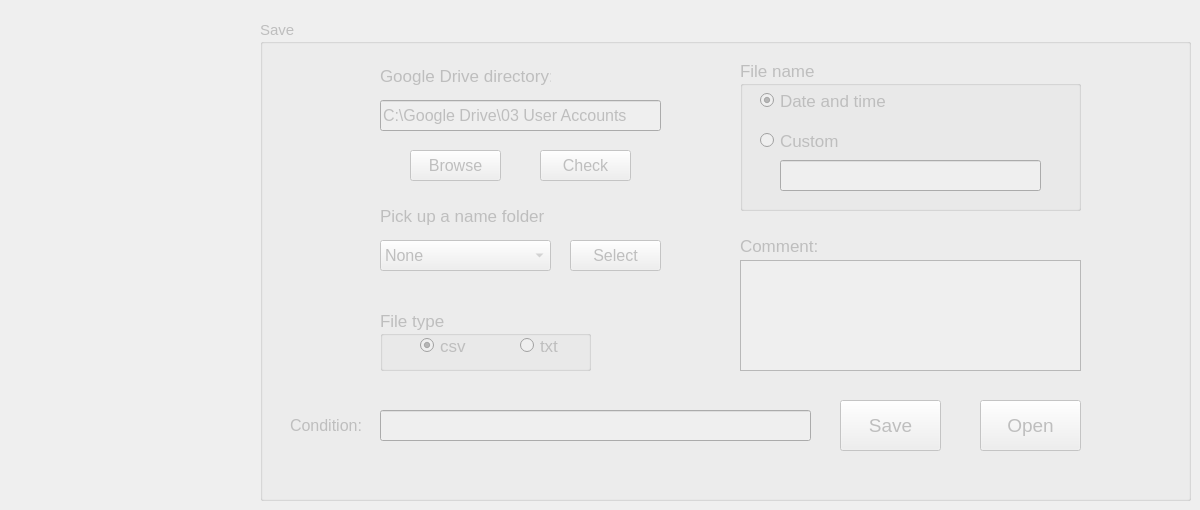
          <widget class="QWidget" name="tab_5">
           <attribute name="title">
            <string>Save Data</string>
           </attribute>
           <widget class="QGroupBox" name="groupBox_save">
            <property name="enabled">
             <bool>false</bool>
            </property>
            <property name="geometry">
             <rect>
              <x>260</x>
              <y>20</y>
              <width>931</width>
              <height>481</height>
             </rect>
            </property>
            <property name="font">
             <font>
              <pointsize>11</pointsize>
             </font>
            </property>
            <property name="title">
             <string>Save</string>
            </property>
            <widget class="QLabel" name="label_21">
             <property name="geometry">
              <rect>
               <x>120</x>
               <y>40</y>
               <width>171</width>
               <height>31</height>
              </rect>
             </property>
             <property name="font">
              <font>
               <pointsize>13</pointsize>
              </font>
             </property>
             <property name="text">
              <string>Google Drive directory:</string>
             </property>
            </widget>
            <widget class="QLineEdit" name="lineEdit_GoogleDrive">
             <property name="geometry">
              <rect>
               <x>120</x>
               <y>80</y>
               <width>281</width>
               <height>31</height>
              </rect>
             </property>
             <property name="font">
              <font>
               <pointsize>12</pointsize>
              </font>
             </property>
             <property name="text">
              <string>C:\Google Drive\03 User Accounts</string>
             </property>
            </widget>
            <widget class="QLabel" name="label_22">
             <property name="enabled">
              <bool>false</bool>
             </property>
             <property name="geometry">
              <rect>
               <x>120</x>
               <y>180</y>
               <width>181</width>
               <height>31</height>
              </rect>
             </property>
             <property name="font">
              <font>
               <pointsize>13</pointsize>
              </font>
             </property>
             <property name="text">
              <string>Pick up a name folder</string>
             </property>
            </widget>
            <widget class="QComboBox" name="comboBox_Name_Folder">
             <property name="enabled">
              <bool>false</bool>
             </property>
             <property name="geometry">
              <rect>
               <x>120</x>
               <y>220</y>
               <width>171</width>
               <height>31</height>
              </rect>
             </property>
             <property name="font">
              <font>
               <pointsize>12</pointsize>
              </font>
             </property>
             <item>
              <property name="text">
               <string>None</string>
              </property>
             </item>
             <item>
              <property name="text">
               <string>Horimbere</string>
              </property>
             </item>
             <item>
              <property name="text">
               <string>Sell</string>
              </property>
             </item>
             <item>
              <property name="text">
               <string>Snyder</string>
              </property>
             </item>
             <item>
              <property name="text">
               <string>Tran</string>
              </property>
             </item>
             <item>
              <property name="text">
               <string>Vannucci</string>
              </property>
             </item>
             <item>
              <property name="text">
               <string>Wang</string>
              </property>
             </item>
             <item>
              <property name="text">
               <string>Williams</string>
              </property>
             </item>
            </widget>
            <widget class="QPushButton" name="pushButton_Select_Directory">
             <property name="enabled">
              <bool>false</bool>
             </property>
             <property name="geometry">
              <rect>
               <x>310</x>
               <y>220</y>
               <width>91</width>
               <height>31</height>
              </rect>
             </property>
             <property name="font">
              <font>
               <pointsize>12</pointsize>
              </font>
             </property>
             <property name="text">
              <string>Select</string>
             </property>
            </widget>
            <widget class="QGroupBox" name="groupBox_File_Type">
             <property name="enabled">
              <bool>false</bool>
             </property>
             <property name="geometry">
              <rect>
               <x>120</x>
               <y>290</y>
               <width>211</width>
               <height>61</height>
              </rect>
             </property>
             <property name="font">
              <font>
               <pointsize>13</pointsize>
              </font>
             </property>
             <property name="title">
              <string>File type</string>
             </property>
             <widget class="QRadioButton" name="radioButton_csv">
              <property name="geometry">
               <rect>
                <x>40</x>
                <y>20</y>
                <width>61</width>
                <height>31</height>
               </rect>
              </property>
              <property name="acceptDrops">
               <bool>false</bool>
              </property>
              <property name="autoFillBackground">
               <bool>false</bool>
              </property>
              <property name="text">
               <string>csv</string>
              </property>
              <property name="checked">
               <bool>true</bool>
              </property>
             </widget>
             <widget class="QRadioButton" name="radioButton_txt">
              <property name="geometry">
               <rect>
                <x>140</x>
                <y>20</y>
                <width>61</width>
                <height>31</height>
               </rect>
              </property>
              <property name="text">
               <string>txt</string>
              </property>
             </widget>
            </widget>
            <widget class="QGroupBox" name="groupBox_Filename">
             <property name="enabled">
              <bool>false</bool>
             </property>
             <property name="geometry">
              <rect>
               <x>480</x>
               <y>40</y>
               <width>341</width>
               <height>151</height>
              </rect>
             </property>
             <property name="font">
              <font>
               <pointsize>13</pointsize>
              </font>
             </property>
             <property name="title">
              <string>File name</string>
             </property>
             <widget class="QRadioButton" name="radioButton_Timename">
              <property name="geometry">
               <rect>
                <x>20</x>
                <y>30</y>
                <width>151</width>
                <height>21</height>
               </rect>
              </property>
              <property name="font">
               <font>
                <pointsize>13</pointsize>
               </font>
              </property>
              <property name="text">
               <string>Date and time</string>
              </property>
              <property name="checked">
               <bool>true</bool>
              </property>
             </widget>
             <widget class="QRadioButton" name="radioButton_Custom_Name">
              <property name="geometry">
               <rect>
                <x>20</x>
                <y>70</y>
                <width>121</width>
                <height>21</height>
               </rect>
              </property>
              <property name="text">
               <string>Custom</string>
              </property>
             </widget>
             <widget class="QLineEdit" name="lineEdit_Custom_Name">
              <property name="enabled">
               <bool>false</bool>
              </property>
              <property name="geometry">
               <rect>
                <x>40</x>
                <y>100</y>
                <width>261</width>
                <height>31</height>
               </rect>
              </property>
              <property name="font">
               <font>
                <pointsize>12</pointsize>
               </font>
              </property>
             </widget>
            </widget>
            <widget class="QPushButton" name="pushButton_Save">
             <property name="enabled">
              <bool>false</bool>
             </property>
             <property name="geometry">
              <rect>
               <x>580</x>
               <y>380</y>
               <width>101</width>
               <height>51</height>
              </rect>
             </property>
             <property name="font">
              <font>
               <pointsize>14</pointsize>
              </font>
             </property>
             <property name="text">
              <string>Save</string>
             </property>
            </widget>
            <widget class="QPushButton" name="pushButton_Open">
             <property name="enabled">
              <bool>false</bool>
             </property>
             <property name="geometry">
              <rect>
               <x>720</x>
               <y>380</y>
               <width>101</width>
               <height>51</height>
              </rect>
             </property>
             <property name="font">
              <font>
               <pointsize>14</pointsize>
              </font>
             </property>
             <property name="text">
              <string>Open</string>
             </property>
            </widget>
            <widget class="QPushButton" name="pushButton_browse">
             <property name="geometry">
              <rect>
               <x>150</x>
               <y>130</y>
               <width>91</width>
               <height>31</height>
              </rect>
             </property>
             <property name="font">
              <font>
               <pointsize>12</pointsize>
              </font>
             </property>
             <property name="text">
              <string>Browse</string>
             </property>
            </widget>
            <widget class="QPushButton" name="pushButton_check">
             <property name="geometry">
              <rect>
               <x>280</x>
               <y>130</y>
               <width>91</width>
               <height>31</height>
              </rect>
             </property>
             <property name="font">
              <font>
               <pointsize>12</pointsize>
              </font>
             </property>
             <property name="text">
              <string>Check</string>
             </property>
            </widget>
            <widget class="QLabel" name="label_15">
             <property name="geometry">
              <rect>
               <x>30</x>
               <y>390</y>
               <width>81</width>
               <height>31</height>
              </rect>
             </property>
             <property name="font">
              <font>
               <pointsize>12</pointsize>
              </font>
             </property>
             <property name="text">
              <string>Condition:</string>
             </property>
            </widget>
            <widget class="QLineEdit" name="lineEdit_save_condition">
             <property name="geometry">
              <rect>
               <x>120</x>
               <y>390</y>
               <width>431</width>
               <height>31</height>
              </rect>
             </property>
             <property name="font">
              <font>
               <pointsize>11</pointsize>
              </font>
             </property>
            </widget>
            <widget class="QTextEdit" name="textEdit_comment">
             <property name="enabled">
              <bool>false</bool>
             </property>
             <property name="geometry">
              <rect>
               <x>480</x>
               <y>240</y>
               <width>341</width>
               <height>111</height>
              </rect>
             </property>
            </widget>
            <widget class="QLabel" name="label_32">
             <property name="enabled">
              <bool>false</bool>
             </property>
             <property name="geometry">
              <rect>
               <x>480</x>
               <y>210</y>
               <width>171</width>
               <height>31</height>
              </rect>
             </property>
             <property name="font">
              <font>
               <pointsize>13</pointsize>
              </font>
             </property>
             <property name="text">
              <string>Comment:</string>
             </property>
            </widget>
           </widget>
          </widget>
